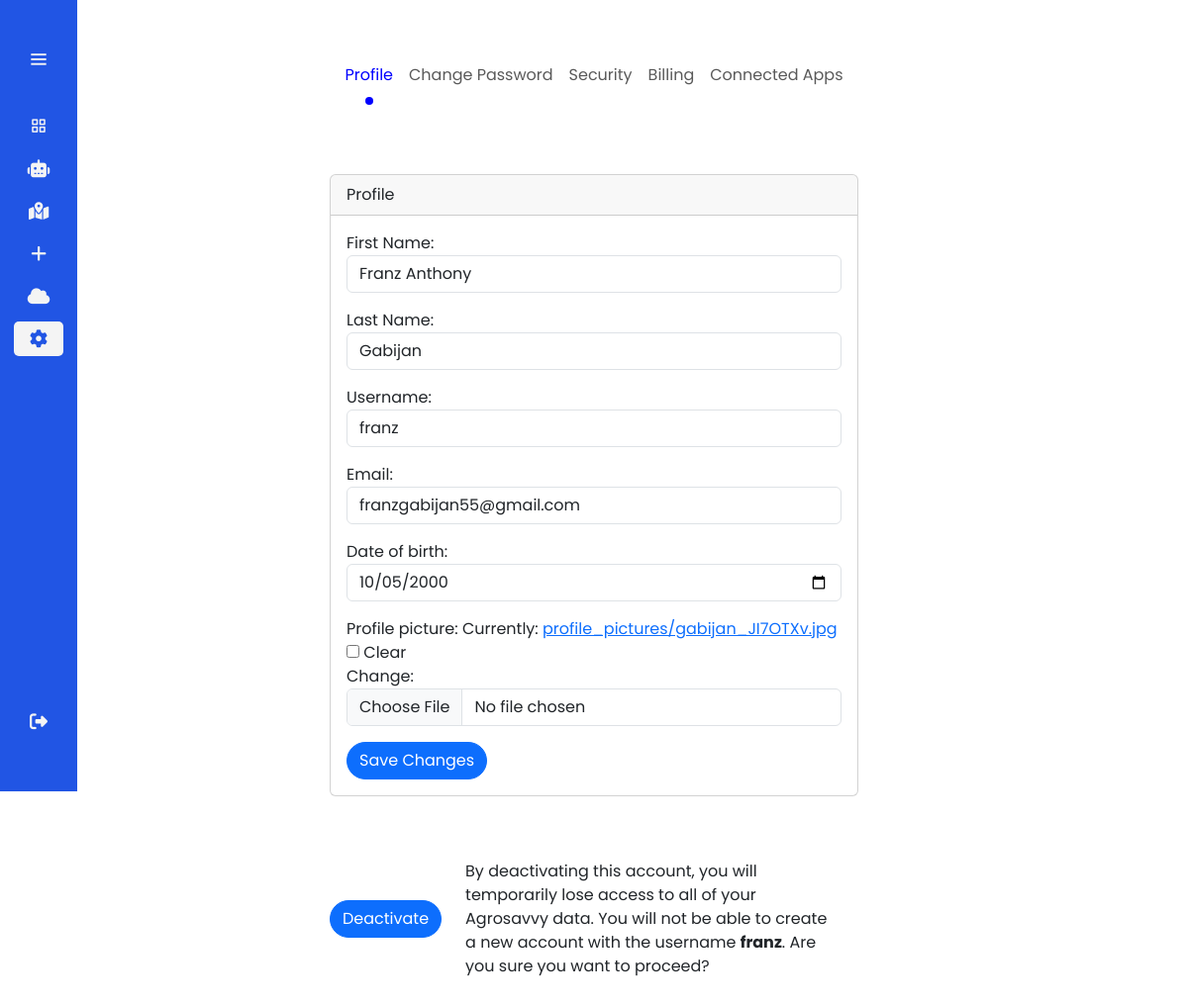
/settings/ (signed in), run on the app's committed database.
### app_agrosavvy/models.py (models this page shows, shortened)
class CustomUser(AbstractUser):
    email = models.EmailField(unique=True)
    firstname = models.CharField(max_length=30, blank=True)
    lastname = models.CharField(max_length=30, blank=True)
    date_of_birth = models.DateField(null=True, blank=True)
    profile_picture = models.ImageField(upload_to='profile_pictures/', null=True, blank=True)
    is_farmer = models.BooleanField(default=False)
    is_barangay_officer = models.BooleanField(default=False)
    is_da_admin = models.BooleanField(default=False)
    active_status = models.BooleanField(default=True) #used custom instead of default is_active
    is_approved = models.BooleanField(default=False)
    request_date = models.DateTimeField(auto_now_add=True)
    approved_date = models.DateTimeField(null=True, blank=True)
    approved_by = models.ForeignKey(settings.AUTH_USER_MODEL, null=True, blank=True, on_delete=models.SET_NULL, related_name='approved_users')

### app_agrosavvy/views.py (the view)
# urls.py: path('settings/', views.settings, name='settings'),
def settings(request):
    if request.user.is_authenticated and request.user.is_da_admin:
        user = get_object_or_404(CustomUser, pk=request.user.pk)
        if request.method == "POST":
            updateprofileform = CustomUserUpdateForm(request.POST, request.FILES, instance=user)
            if updateprofileform.is_valid():
                updateprofileform.save()
                messages.success(request, "Profile updated successfully.")
                return redirect('settings')
            else:
                messages.error(
                    request, "Error updating profile. Please check the form."
                )
        else:
            updateprofileform = CustomUserUpdateForm(instance=user)
        context = {"updateprofileform": updateprofileform}
        return render(request, "app_agrosavvy/settings.html", context)
    else:
        return redirect("forbidden")

### app_agrosavvy/forms.py
class CustomUserUpdateForm(UserChangeForm):
    password = None
    class Meta:
        model = CustomUser
        fields = [
            "firstname",
            "lastname",
            "username",
            "email",
            "date_of_birth",
            'profile_picture',
        ]  # Adjusted field names
    def __init__(self, *args, **kwargs):
        super().__init__(*args, **kwargs)
        self.fields["username"].help_text = None
        self.fields["firstname"].label = "First Name"
        self.fields["lastname"].label = "Last Name"
        for field_name, field in self.fields.items():
            field.widget.attrs.update(
                {"class": "form-control"}
            )  # Add Bootstrap class for styling
        self.fields["date_of_birth"].widget = forms.DateInput(
            attrs={
                "class": "form-control",
                "type": "date",
                "placeholder": "Select a date",
                "autocomplete": "off",  # Disable autocomplete to prevent browser suggestions
            }
        )

### app_agrosavvy/templates/app_agrosavvy/settings.html (shortened to what this page needs)
{% extends 'base.html' %}
{% block content %}
<br><br>
<main class="container">
  <nav class="navbar navbar-expand-md navbar-light mb-4" style="background-color: transparent;">
    <div class="container-fluid justify-content-center">
      <div class="collapse navbar-collapse justify-content-center" id="navbarNav">
        <ul class="navbar-nav">
          <li class="nav-item">
            <a href="{% url 'settings' %} " class="nav-link active" aria-current="page">Profile</a>
          </li>
          <li class="nav-item">
            <a href="{% url 'password_change' %}" class="nav-link">Change Password</a>
          </li>
          <li class="nav-item">
            <a href="#" class="nav-link">Security</a>
          </li>
          <li class="nav-item">
            <a href="#" class="nav-link">Billing</a>
          </li>
          <li class="nav-item">
            <a href="#" class="nav-link">Connected Apps</a>
          </li>
        </ul>
      </div>
    </div>
  </nav>
  <div class="row">
    <div class="col-md-6 mt-5 offset-md-3">
      <div id="profile" class="card">
        <div class="card-header">
          Profile
        </div>
        <form method="POST" enctype="multipart/form-data" class="card-body">
          {{ updateprofileform.as_p }}
          <button type="submit" class="btn btn-primary">Save Changes</button>
        </form>
      </div>
    </div>
  </div>
  <div class="row">
    <div class="col-md-6 mt-5 offset-md-3">
      <div class="d-flex align-items-center mt-3">
        <form method="post" action="{% url 'deactivate_account' %}" onsubmit="confirmDeactivation(event)">
          <button type="submit" class="btn btn-primary deactivate-button">Deactivate</button>
        </form>
        <span class="additional-text mx-4">By deactivating this account, you will temporarily lose access to
          all of your Agrosavvy data. You will not be able to create a
          new account with the username <strong>{{ user.username }}</strong>. Are you sure you want to proceed?
        </span>
      </div>
    </div>
  </div>
  <br><br><br><br>
</main>
{% endblock %}

### templates/sidebar.html (style rules this page uses)
:root { --color-default: #2155e4; --color-white: #f4f4f4; }
* { padding: 0%; margin: 0%; box-sizing: border-box; font-family: 'Poppins', sans-serif; }
body { min-height: 100vh; }

### app_agrosavvy/templates/app_agrosavvy/settings.html (style rules this page uses)
.navbar-nav .nav-link.active { color: blue !important; position: relative; }
.navbar-nav .nav-link.active::after { content: ''; display: block; width: 8px; height: 8px; background-color: blue; border-radius: 50%; position: absolute; bottom: -10px; left: 50%; transform: translateX(-50%); }
.deactivate-button { border-radius: 30px; }
.additional-text { margin-left: 10px; }
.btn { border-radius: 30px; }

### data on the page
CustomUser: firstname "Franz Anthony", lastname "Gabijan", username "franz", email "franzgabijan55@gmail.com", date_of_birth "10/05/2000"
